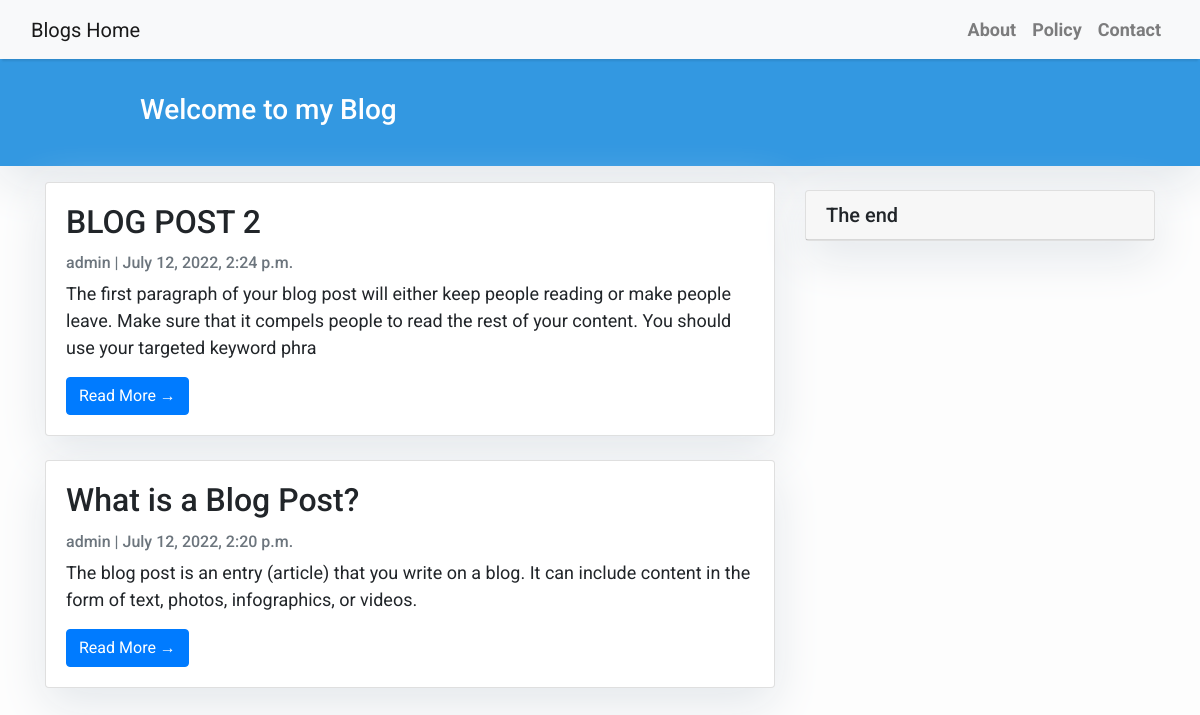
Page /list/ on the committed database.
### blog/models.py (models this page shows, shortened)
class Post(models.Model):
    title = models.CharField(max_length=200, unique=True)
    slug = models.SlugField(max_length=600, unique=True)
    author = models.ForeignKey(User, on_delete= models.CASCADE,related_name='blog_posts')
    updated_on = models.DateTimeField(auto_now= True)
    content = models.TextField()
    created_on = models.DateTimeField(auto_now_add=True)
    status = models.IntegerField(choices=STATUS, default=0)
    class Meta:
        ordering = ['-created_on']

### blog/views.py (the view)
# urls.py: path('list/', views.PostList.as_view(), name='home'),
class PostList(generic.ListView):
    queryset = Post.objects.filter(status=1).order_by('-created_on')
    template_name = 'index.html'

### templates/index.html (shortened to what this page needs)
{% extends "base.html" %}
{% block content %}
<header class="masthead">
    <div class="container">
        <div class="row">
            <div class=" col-md-8 col-md-10 mx-auto">
                <div class="site-heading">
                    <h3 class=" site-heading my-4 mt-3 text-white"> Welcome to my  Blog </h3>
                </div>
            </div>
        </div>
    </div>
</header>
<div class="container">
    <div class="row">
        <div class="col-md-8 mt-3 left">
            {% for post in post_list %}
            <div class="card mb-4">
                <div class="card-body">
                    <h2 class="card-title">{{ post.title }}</h2>
                    <p class="card-text text-muted h6">{{ post.author }} | {{ post.created_on}} </p>
                    <p class="card-text">{{post.content|slice:":200" }}</p>
                    <a href="{% url 'post_detail' post.slug  %}" class="btn btn-primary">Read More &rarr;</a>
                </div>
            </div>
            {% endfor %}
        </div>
        {% block sidebar %} {% include 'sidebar.html' %} {% endblock sidebar %}
    </div>
</div>
{%endblock%}

### templates/base.html (shortened to what this page needs)
<!DOCTYPE html>
<html>
    <head>
        <link rel="stylesheet" href="https://maxcdn.bootstrapcdn.com/bootstrap/4.0.0/css/bootstrap.min.css"
 />
    </head>
    <body>
        <nav class="navbar navbar-expand-lg navbar-light bg-light shadow" id="mainNav">
            <div class="container-fluid">
                <a class="navbar-brand" href="{% url 'home' %}">Blogs Home</a>
                <div class="collapse navbar-collapse" id="navbarResponsive">
                    <ul class="navbar-nav ml-auto">
                        <li class="nav-item text-black">
                            <a class="nav-link text-black font-weight-bold" href="#">About</a>
                        </li>
                        <li class="nav-item text-black">
                            <a class="nav-link text-black font-weight-bold" href="#">Policy</a>
                        </li>
                        <li class="nav-item text-black">
                            <a class="nav-link text-black font-weight-bold" href="#">Contact</a>
                        </li>
                    </ul>
                </div>
            </div>
        </nav>
        {% block content %}{% endblock content %}
    </body>
</html>

### templates/sidebar.html (shortened to what this page needs)
{% block sidebar %}
<div class="col-md-4 float-right ">
<div class="card my-4">
        <h5 class="card-header">The end</h5>
</div>
</div>
{% endblock sidebar %}

### templates/base.html (style rules this page uses)
body { font-family: "Roboto", sans-serif; font-size: 17px; background-color: #fdfdfd; }
.shadow { box-shadow: 0 4px 2px -2px rgba(0, 0, 0, 0.1); }
.masthead { background: #3398E1; height: auto; padding-bottom: 15px; box-shadow: 0 16px 48px #E3E7EB; padding-top: 10px; }

### templates/index.html (style rules this page uses)
body { font-family: "Roboto", sans-serif; font-size: 18px; background-color: #fdfdfd; }
.card { box-shadow: 0 16px 48px #E3E7EB; }

### templates/sidebar.html (style rules this page uses)
.card { box-shadow: 0 16px 48px #E3E7EB; }

### rows in the picture
Post: title "BLOG POST 2", author "admin", created_on "July 12, 2022, 2:24 p.m.", content "The first paragraph of your blog post will either keep people reading or make people leave. Make sure that it compels people to read the rest of your content. You should use your targeted keyword phra"
Post: title "What is a Blog Post?", author "admin", created_on "July 12, 2022, 2:20 p.m.", content "The blog post is an entry (article) that you write on a blog. It can include content in the form of text, photos, infographics, or videos."
